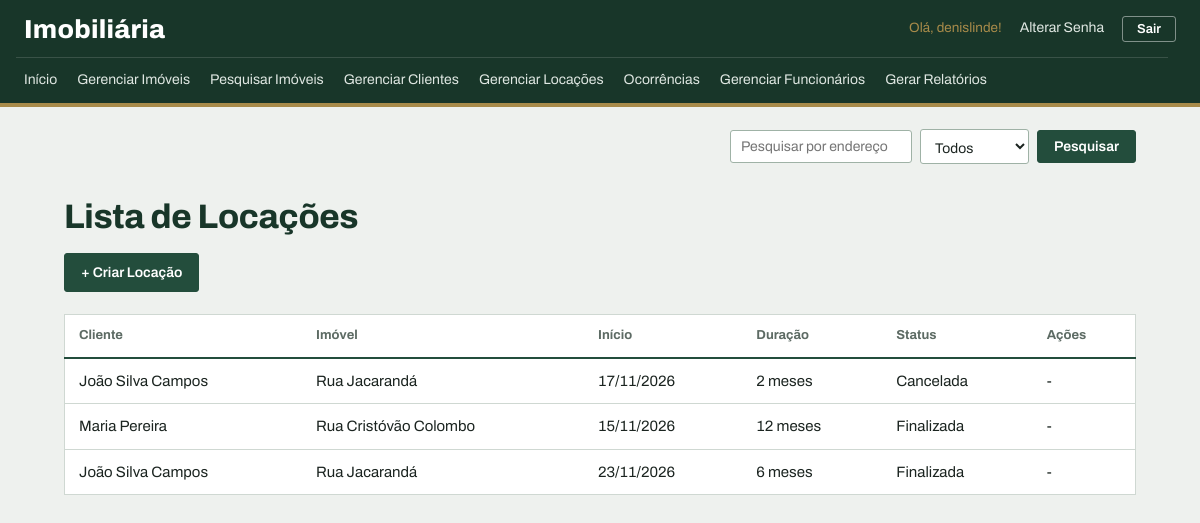
The page /locacoes/ (signed in) on the database its author committed.
### meu_app/models.py (models this page shows, shortened)
class Locacao(models.Model):
    cliente = models.ForeignKey(Cliente, on_delete=models.PROTECT)
    imovel = models.ForeignKey(
        Imovel, on_delete=models.PROTECT, verbose_name="Imóvel")
    data_inicio = models.DateField(verbose_name="Data de início")
    duracao_meses = models.IntegerField(verbose_name="Duração (meses)")
    status = models.CharField(
        max_length=1, choices=STATUS_LOCACAO_CHOICES, default='P')
    data_cadastro = models.DateTimeField(auto_now_add=True)

class Cliente(models.Model):
    nome = models.CharField(max_length=100)
    sobrenome = models.CharField(max_length=100)
    cpf = models.CharField(max_length=18, unique=True, verbose_name="CPF/CNPJ")
    telefone = models.CharField(max_length=20)
    email = models.EmailField(blank=True, verbose_name="E-mail")
    endereco = models.CharField(
        max_length=200, null=True, verbose_name="Endereço")
    data_cadastro = models.DateTimeField(auto_now_add=True)
    def __str__(self):
        return self.nome + " " + self.sobrenome

class Imovel(models.Model):
    endereco = models.CharField(max_length=200, verbose_name="Endereço")
    tipo = models.CharField(max_length=1, choices=TIPO_CHOICES)
    numero_quartos = models.IntegerField(
        null=True, verbose_name="Número de quartos")
    metragem = models.IntegerField(null=True, verbose_name="Metragem (m²)")
    valor_aluguel = models.FloatField(
        default=0.0, verbose_name="Valor do aluguel")
    obs = models.CharField(max_length=200, blank=True,
                           verbose_name="Observações")
    situacao = models.CharField(
        max_length=1, choices=SITUACAO_CHOICES, default='D', verbose_name="Situação")
    data_cadastro = models.DateTimeField(auto_now_add=True)

### meu_app/views.py (the view)
# urls.py: path('locacoes/', views.listar_locacoes, name='listar_locacoes'),
@login_required
def listar_locacoes(request):
    pesquisa = request.GET.get('pesquisa', '')
    status = request.GET.get('status', '')
    locacoes = Locacao.objects.filter(
        imovel__endereco__icontains=pesquisa
    ).order_by('-data_cadastro')
    if status:
        locacoes = locacoes.filter(status=status)
    dados = {
        'locacoes': locacoes,
        'pesquisa': pesquisa,
        'status': status,
    }
    return render(request, 'listar_locacoes.html', dados)

### meu_app/templates/listar_locacoes.html (shortened to what this page needs)
{% load static %}
<!DOCTYPE html>
<html lang="pt-br">
<head>
    <link rel="stylesheet" href="{% static 'css/style.css' %}">
</head>
<body>
    {% include '_menu.html'%}
    <div class="form-pesquisa">
    <form method="GET">
        <input type="text" name="pesquisa" placeholder="Pesquisar por endereço" value='{{ pesquisa }}'>
        <select name="status">
            <option value="">Todos</option>
        </select>
        <button type="submit">Pesquisar</button>
    </form>
    </div>
    <h1> Lista de Locações </h1>
    <div class="acoes-topo">
        <a href="{% url 'criar_locacao' %}" class="botao-novo"> + Criar Locação </a>
    </div>
    <div class="lista-funcionario">
        <table border="">
            <thead>
                <tr>
                    <th>Cliente</th>
                    <th>Imóvel</th>
                    <th>Início</th>
                    <th>Duração</th>
                    <th>Status</th>
                    <th>Ações</th>
                </tr>
            </thead>
            <tbody>
                {% for locacao in locacoes %}
                <tr>
                    <td> {{ locacao.cliente }} </td>
                    <td> {{ locacao.imovel.endereco }} </td>
                    <td> {{ locacao.data_inicio|date:"d/m/Y" }} </td>
                    <td> {{ locacao.duracao_meses }} meses </td>
                    <td> {{ locacao.get_status_display }} </td>
                    <td>
                        {% if locacao.status == 'P' %}
                            <a href="{% url 'ativar_locacao' locacao.id %}"> Confirmar Entrada </a> |
                            <a href="{% url 'cancelar_locacao' locacao.id %}"> Cancelar </a>
                        {% elif locacao.status == 'A' %}
                            <a href="{% url 'finalizar_locacao' locacao.id %}" onclick="return confirm('Confirmar a devolução do imóvel?')"> Finalizar </a>
                        {% else %}
                            -
                        {% endif %}
                    </td>
                </tr>
                {% endfor %}
            </tbody>
        </table>
    </div>
</body>
</html>

### meu_app/templates/_menu.html (shortened to what this page needs)
<nav>
    <div>
        <a href="{% url 'index' %}"> Início </a>
        <a href="{% url 'listar_imoveis' %}"> Gerenciar Imóveis </a>
        <a href="{% url 'pesquisar_imoveis' %}"> Pesquisar Imóveis </a>
        <a href="{% url 'listar_clientes' %}"> Gerenciar Clientes </a>
        <a href="{% url 'listar_locacoes' %}"> Gerenciar Locações </a>
        <a href="{% url 'listar_ocorrencias' %}"> Ocorrências </a>
        {% if user.is_superuser %}
            <a href="{% url 'listar_funcionarios' %}"> Gerenciar Funcionários </a>
            <a href="{% url 'gerar_relatorio' %}"> Gerar Relatórios </a>
        {% endif %}
    </div>
    <div class="usuario-menu">
        {% if user.is_authenticated %}
            <span>Olá, {{ user.username }}!</span>
            <a href="{% url 'alterar_senha' %}">Alterar Senha</a>
            <form method="post" action="{% url 'logout' %}">
                <button type="submit" class="link-logout">Sair</button>
            </form>
        {% else %}
            <a href="{% url 'login' %}">Entrar</a>
        {% endif %}
    </div>
</nav>

### meu_app/static/css/style.css (style rules this page uses)
:root { --floresta: #234d3c; --floresta-escuro: #183629; --latao: #a88b4a; --papel: #eef1ee; --branco: #ffffff; --linha: #cfd8d2; --linha-forte: #9fb2a6; --tinta: #1b2420; --tinta-suave: #5d6b64; --alerta: #9e3a2a; --destaque-linha: #f3f6f3; --coluna: 1120px; --raio: 3px; }
body { margin: 0; background-color: var(--papel); color: var(--tinta); font-family: 'Archivo', 'Segoe UI', Arial, sans-serif; font-size: 15px; line-height: 1.5; font-variant-numeric: tabular-nums; }
h1 { max-width: var(--coluna); margin: 34px auto 18px auto; padding: 0 24px; box-sizing: border-box; text-align: left; color: var(--floresta-escuro); font-size: 34px; font-weight: 750; font-stretch: 75%; line-height: 1.1; letter-spacing: -0.01em; }
a { color: var(--floresta); }
nav { display: flex; flex-wrap: wrap; align-items: center; background-color: var(--floresta-escuro); border-bottom: 4px solid var(--latao); padding: 0 24px; }
nav::before { content: "Imobiliária"; order: 1; color: var(--branco); font-size: 26px; font-weight: 800; font-stretch: 62%; letter-spacing: 0.01em; padding: 10px 0 8px 0; }
.usuario-menu { order: 2; margin-left: auto; display: flex; align-items: center; gap: 12px; color: var(--latao); font-size: 13.5px; white-space: nowrap; }
nav > div:first-child { order: 3; flex-basis: 100%; display: flex; flex-wrap: wrap; gap: 4px; border-top: 1px solid rgba(255, 255, 255, 0.14); padding: 4px 0; margin-left: -8px; }
nav a { text-decoration: none; color: #dfe7e2; padding: 7px 8px; font-size: 14px; white-space: nowrap; border-bottom: 2px solid transparent; }
.usuario-menu a { padding: 4px 6px; }
.usuario-menu form { display: inline; margin: 0; }
.link-logout { background-color: transparent; color: var(--branco); border: 1px solid rgba(255, 255, 255, 0.45); border-radius: var(--raio); padding: 5px 14px; font-size: 13px; font-weight: 600; font-family: inherit; cursor: pointer; }
button, .botao-novo { display: inline-block; background-color: var(--floresta); color: var(--branco); border: 1px solid var(--floresta); border-radius: var(--raio); padding: 8px 16px; font-size: 14px; font-family: inherit; font-weight: 600; text-decoration: none; cursor: pointer; }
.acoes-topo { display: flex; flex-wrap: wrap; justify-content: flex-start; gap: 8px; max-width: var(--coluna); margin: 0 auto 22px auto; padding: 0 24px; box-sizing: border-box; }
input[type="text"], input[type="number"], input[type="email"], input[type="password"], input[type="date"], select, textarea { padding: 8px 10px; border: 1px solid var(--linha-forte); border-radius: var(--raio); background-color: var(--branco); font-size: 14px; font-family: inherit; color: var(--tinta); }
.form-pesquisa { display: flex; justify-content: flex-end; max-width: var(--coluna); margin: 0 auto; padding: 22px 24px 0 24px; box-sizing: border-box; }
.form-pesquisa form { display: flex; flex-wrap: wrap; align-items: center; gap: 8px; }
.lista-funcionario { display: flex; flex-direction: column; align-items: flex-start; max-width: var(--coluna); margin: 0 auto 56px auto; padding: 0 24px; box-sizing: border-box; overflow-x: auto; }
table { width: 100%; border-collapse: collapse; text-align: left; background-color: var(--branco); border: 1px solid var(--linha); }
th, td { padding: 11px 14px; border: none; border-bottom: 1px solid var(--linha); }
th { background-color: var(--branco); color: var(--tinta-suave); font-size: 13px; font-weight: 700; border-bottom: 2px solid var(--floresta); white-space: nowrap; }

### rows shown on the page
Locacao: cliente "João Silva Campos", imovel.endereco "Rua Jacarandá", data_inicio "17/11/2026", duracao_meses "2", status "Cancelada"
Locacao: cliente "Maria Pereira", imovel.endereco "Rua Cristóvão Colombo", data_inicio "15/11/2026", duracao_meses "12", status "Finalizada"
Locacao: cliente "João Silva Campos", imovel.endereco "Rua Jacarandá", data_inicio "23/11/2026", duracao_meses "6", status "Finalizada"

### other values the page prints
{{ user.username }} "denislinde"
